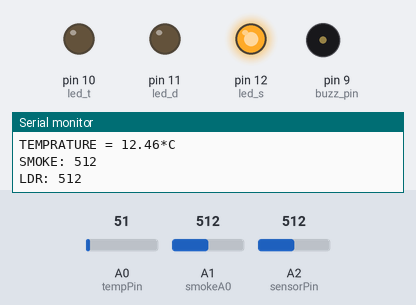
A sketch run on a simulated Arduino Uno, built with avr-gcc and run on an emulated ATmega328P. Parts: output pins drawn as LEDs (lit = HIGH), buzzer (waves = sounding), the last lines printed to the serial monitor. Inputs (shaded band) come from the test bench; at power-on: A0 (tempPin) = 51, A1 (smokeA0) = 512, A2 (sensorPin) = 512.

Above: at 1.2 s.
1.3 s: A0 (tempPin) set to 127
4.8 s: A0 (tempPin) set to 152
At 8.0 s:
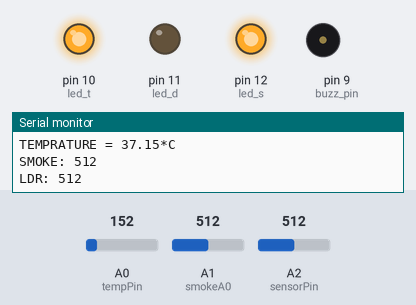
10.7 s: A1 (smokeA0) set to 485
At 12.4 s:
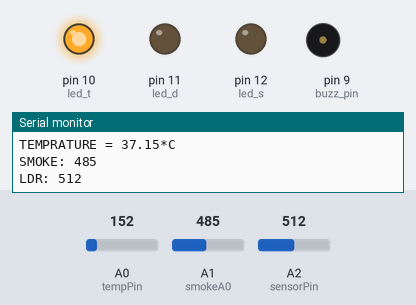
12.7 s: A2 (sensorPin) set to 275
14.6 s: A2 (sensorPin) set to 253
At 16.2 s:
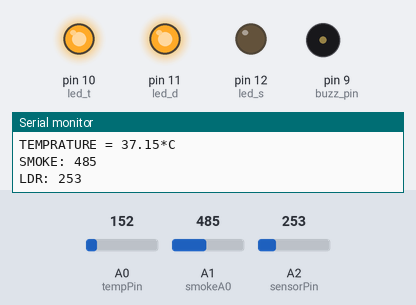
17.1 s: A1 (smokeA0) set to 510
At 19.3 s:
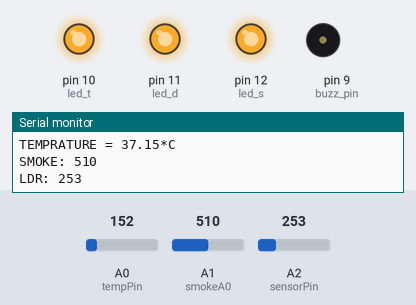
Timing chart, 0 to 24.5 s (numbered marks = the images above; inputs shaded):
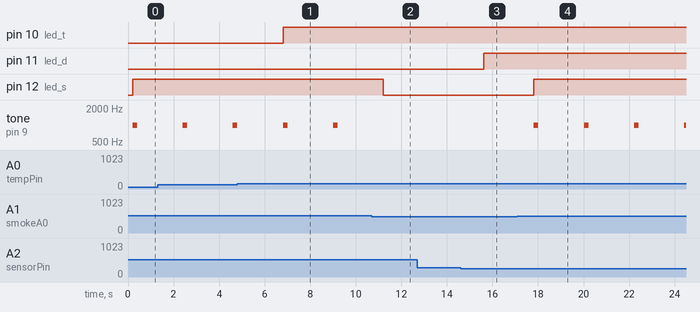

The sketch:

final_code.ino
```cpp
//temp35
int threshold_t=35;
int tempPin = A0;
int led_t=10;

//smoke
int smokeA0=A1;
int threshold=500;
int led_s=12;
int buzz_pin=9;

//ldr
int sensorPin = A2; // select the input pin for LDR
int led_d=11;
int threshold_ldr=260;


void setup() {
 pinMode(led_t,OUTPUT);

 pinMode(led_s,OUTPUT);
 pinMode(buzz_pin,OUTPUT);

 pinMode(led_d,OUTPUT);

 Serial.begin(9600);

}

void loop() {
  //temp35 start
  float val=0;

  for(int i = 0; i < 10; i++) { // Average 10 readings for accurate reading
     val += analogRead(tempPin);
     delay(20);
  }
  float mv = ( val/1023.0)*5000;
  float cel = mv/200;


  Serial.print("TEMPRATURE = ");
  Serial.print(cel);
  Serial.print("*C");
  Serial.println();

  if(cel>threshold_t)
    digitalWrite(led_t,HIGH);
  else
    digitalWrite(led_t,LOW);
//temp35 end


//smoke start
 int analogSensor=0;
 analogSensor = analogRead(smokeA0);

 if(analogSensor>threshold){
 digitalWrite(led_s,HIGH);
 tone(buzz_pin, 1000, 200);}
 else{
 digitalWrite(led_s,LOW);
 noTone(buzz_pin);
 }
 Serial.print("SMOKE: ");
 Serial.print(analogSensor);
 Serial.println();
 //smoke end


 //ldr start
  int sensorValue=0;
  sensorValue = analogRead(sensorPin);

  if(sensorValue<threshold_ldr)
  digitalWrite(led_d,HIGH);
  else
  digitalWrite(led_d,LOW);

  Serial.print("LDR: ");
  Serial.print(sensorValue);
  Serial.println();
  Serial.println();
//ldr end

delay(2000);

}
```

Measured:
- the behaviour switches between 143 and 144 on A0 (tempPin) (found by bisection; images 0 and 1)
- the behaviour switches between 501 and 500 on A1 (smokeA0) (found by bisection; images 1 and 2)
- the behaviour switches between 260 and 259 on A2 (sensorPin) (found by bisection; images 2 and 3)
- after the input at 4.8 s, pin 10 (led_t): LOW → HIGH after 2.0 s
- after the input at 10.7 s, pin 12 (led_s): HIGH → LOW after 0.52 s; tone on pin 9 (buzz_pin): stays silent (without the input it goes to 1000 Hz after 0.52 s)
- after the input at 14.6 s, pin 11 (led_d): LOW → HIGH after 1.0 s
- after the input at 17.1 s, pin 12 (led_s): LOW → HIGH after 0.72 s; tone on pin 9 (buzz_pin): alternates 1000 Hz for 0.20 s and silent for 2.0 s, starting after 0.72 s
- by itself, tone on pin 9 (buzz_pin): alternates 1000 Hz for 0.20 s and silent for 2.0 s
